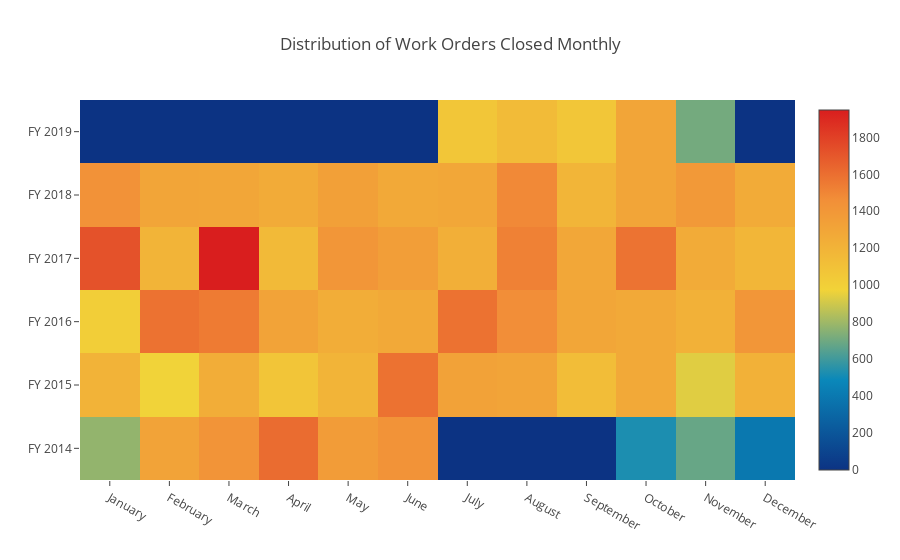

Write notebook code for a chart like this one.
### Code cell
# distribution of number of work orders closed (agg by month) per fiscal year
def month_name(integer):
    """function takes integer from month value for timestamp 
    and returns the name of the month as a string. 
    Example: a timestamp with datetime.month value of 0 returns 'January'
    """
    month_names = ['January','February','March','April','May','June',
                    'July','August','September','October','November','December']
    return month_names[integer-1]

# filter out still open work orders
filtered_df = df[df['date_completed'].notnull()]
filtered_df['completed_month_name'] = [month_name(date) for date in filtered_df['date_completed'].dt.month]

z_dict = {}
x = ['January','February','March','April','May','June',
     'July','August','September','October','November','December']

for year in filtered_df['fiscal_year_completed'].unique():
    z_dict[year] = []
    for month in x:
        z_dict[year].append(
            filtered_df[(filtered_df['fiscal_year_completed'] == year) & 
                          (filtered_df['completed_month_name'] == month)]['wo_id'].count()
                            )   

trace = go.Heatmap(
    z = [value for value in z_dict.values()],
    y = ['FY {}'.format(int(year)) for year in z_dict.keys()],
    x = x,
    colorscale = 'Portland')

layout = {'title': 'Distribution of Work Orders Closed Monthly'}
pyo.iplot({'data':[trace],'layout':layout})

### Figure 1 — Plotly figure (JSON) as saved in the notebook; plotly's stock layout.template omitted (floating-point values rounded to 4 significant figures)
{"data": [{"colorscale": "Portland", "type": "heatmap", "uid": "5426adbc-8e9e-4f82-a894-59c04c2eee54", "x": ["January", "February", "March", "April", "May", "June", "July", "August", "September", "October", "November", "December"], "y": ["FY 2014", "FY 2015", "FY 2016", "FY 2017", "FY 2018", "FY 2019"], "z": [[775, 1315, 1424, 1613, 1366, 1434, 0, 0, 0, 524, 682, 393], [1201, 972, 1243, 1071, 1193, 1586, 1327, 1310, 1132, 1274, 937, 1221], [1012, 1587, 1548, 1320, 1248, 1276, 1586, 1465, 1298, 1275, 1215, 1412], [1725, 1196, 1948, 1153, 1412, 1351, 1229, 1522, 1290, 1582, 1264, 1183], [1443, 1301, 1299, 1263, 1337, 1273, 1289, 1487, 1187, 1303, 1390, 1264], [0, 0, 0, 0, 0, 0, 1065, 1149, 1066, 1306, 710, 0]]}], "layout": {"title": "Distribution of Work Orders Closed Monthly"}}
